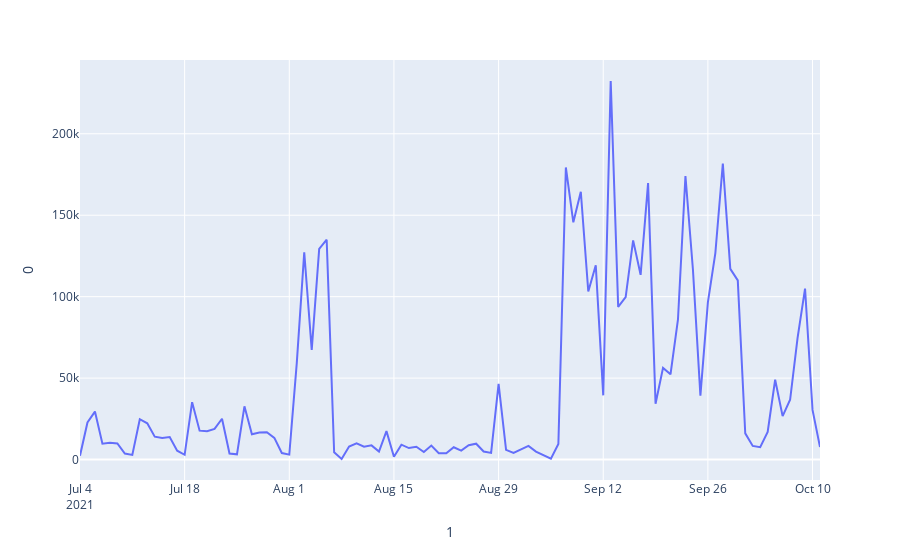

Write notebook code for a chart like this one.
### Code cell
# df = pd.read_clipboard(header = None)
df[1] = pd.to_datetime(df[1].astype(str), yearfirst=True)
px.line(df, x= 1, y = 0)
